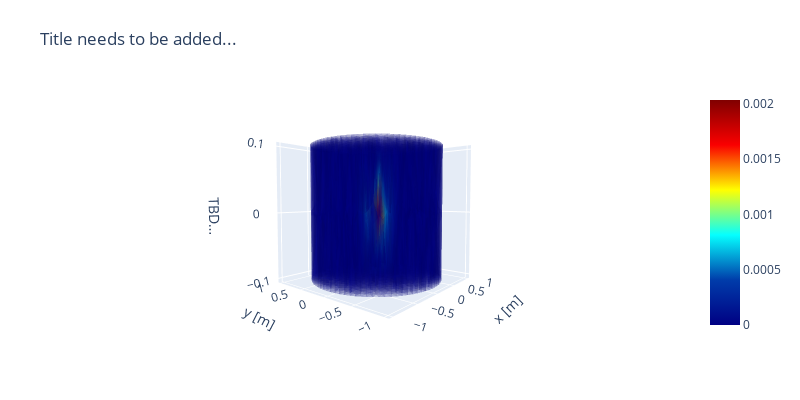

Notebook cell for this chart:
### Code cell
import plotly.graph_objects

inds = []
# get the "facets" and build an array of the indices of their coordinates
for item in dolfin.cpp.mesh.facets(mesh):
    inds.append(item.entities(0).tolist())

# provide these indices to plotly so it can draw proper surfaces
inds = np.array(inds)
ii = inds[:, 0]
jj = inds[:, 1]
kk = inds[:, 2]

fig = plotly.graph_objects.Figure(
    data=[plotly.graph_objects.Mesh3d(
        x=xvals, y=yvals, z=zvals,
        i=ii, j=jj, k=kk,
        colorscale='jet',
        intensity=uvals,
        alphahull=-1,
        opacity=0.1
    )]
)
# fig.update_layout(scene_aspectmode='data')
fig.update_layout(
    title='Title needs to be added...',
    scene = dict(xaxis_title='x [m]', yaxis_title='y [m]', zaxis_title='TBD...'),
    width=800, height=400, autosize=False,
    margin=dict(l=65, r=50, b=65, t=90),
)
fig.show()

### Figure 1 — Plotly figure (JSON) as saved in the notebook; plotly's stock layout.template omitted (floating-point values rounded to 4 significant figures; data arrays with more than 128 entries replaced by an {"elided": "..."} marker saying what was removed)
{"data": [{"alphahull": -1, "colorscale": [[0, "rgb(0,0,131)"], [0.2, "rgb(0,60,170)"], [0.4, "rgb(5,255,255)"], [0.6, "rgb(255,255,0)"], [0.8, "rgb(250,0,0)"], [1, "rgb(128,0,0)"]], "i": {"elided": "10123 int values"}, "intensity": {"elided": "1223 float values"}, "j": {"elided": "10123 int values"}, "k": {"elided": "10123 int values"}, "opacity": 0.1, "type": "mesh3d", "x": {"elided": "1223 float values"}, "y": {"elided": "1223 float values"}, "z": {"elided": "1223 float values"}}], "layout": {"autosize": false, "height": 400, "margin": {"b": 65, "l": 65, "r": 50, "t": 90}, "scene": {"aspectmode": "auto", "aspectratio": {"x": 1, "y": 1, "z": 1}, "camera": {"center": {"x": 0, "y": 0, "z": 0}, "eye": {"x": -1.659, "y": -1.387, "z": 0.1055}, "projection": {"type": "perspective"}, "up": {"x": 0, "y": 0, "z": 1}}, "xaxis": {"title": {"text": "x [m]"}, "type": "linear"}, "yaxis": {"title": {"text": "y [m]"}, "type": "linear"}, "zaxis": {"title": {"text": "TBD..."}, "type": "linear"}}, "title": {"text": "Title needs to be added..."}, "width": 800}}
